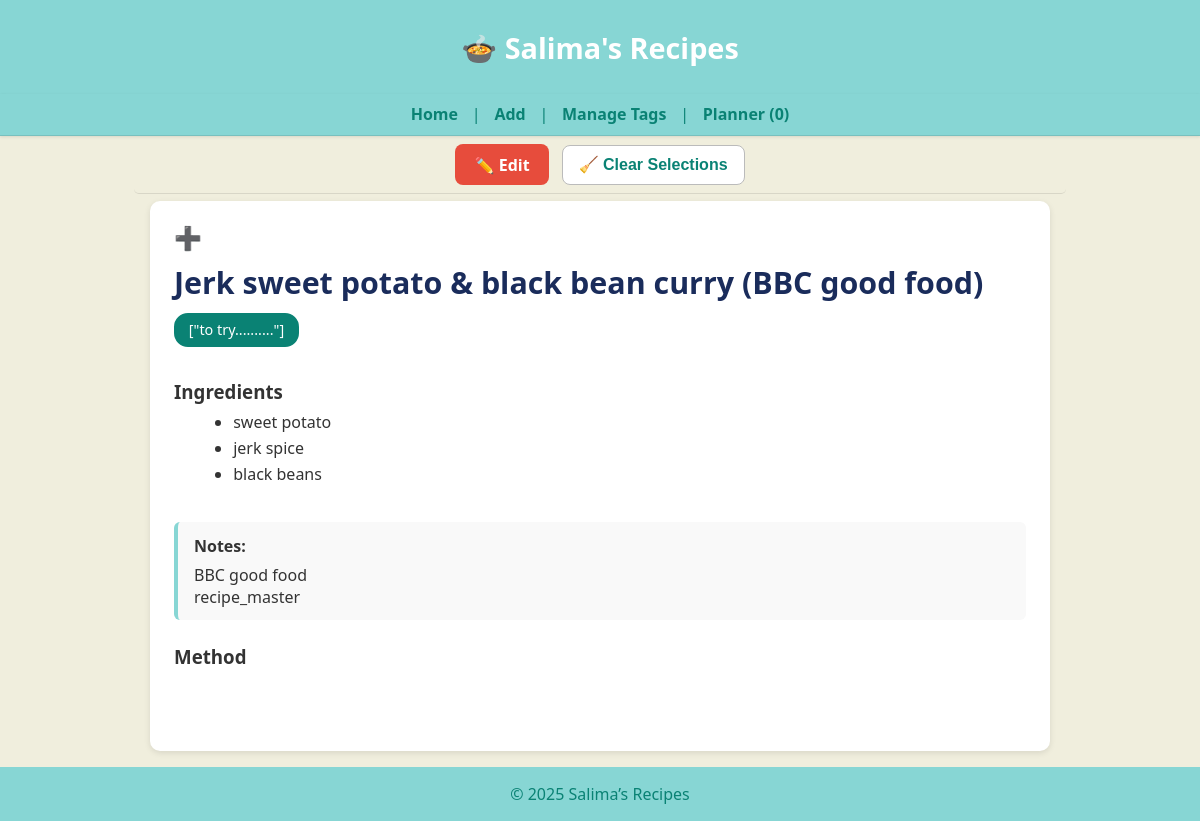
/recipe/272, run on the app's committed database.
### tables this page shows
CREATE TABLE recipes (
    id INTEGER PRIMARY KEY,
    name TEXT,
    ingredients JSON,
    method TEXT,
    tags JSON,
    category TEXT,
    source TEXT,
    linked_recipe TEXT,
    image_url TEXT,
    notes TEXT,
    created_at DATETIME DEFAULT CURRENT_TIMESTAMP,
    updated_at DATETIME DEFAULT CURRENT_TIMESTAMP
);

### app.py (the view)
@app.route("/recipe/<int:recipe_id>")
def recipe_detail(recipe_id):
    row = get_recipe(recipe_id)
    if not row:
        abort(404)
    (
        rid, name, ingredients, method, tags,
        category, source, linked_recipe, image_url, notes,
        created_at, updated_at
    ) = row
    import json
    try:
        if ingredients and ingredients.strip().startswith("["):
            ingredients_parsed = json.loads(ingredients)
            if isinstance(ingredients_parsed, str):
                ingredients_parsed = json.loads(ingredients_parsed)
        else:
            text = (ingredients or "").replace(",", "\n")
            ingredients_parsed = [i.strip() for i in text.splitlines() if i.strip()]
    except Exception:
        text = (ingredients or "").replace(",", "\n").replace("[", "").replace("]", "").replace('"', "")
        ingredients_parsed = [i.strip() for i in text.splitlines() if i.strip()]
    return render_template(
        "recipe_detail.html",
        id=rid,
        name=name,
        ingredients=ingredients_parsed,
        raw_ingredients=ingredients or "",
        method=method or "",
        image_url=image_url or "",
        tags=tags or "",
        linked_recipe=linked_recipe or "",
        notes=notes or ""
    )

### app.py (called while the page is built)
def get_conn():
    return sqlite3.connect(DB_PATH)

def get_recipe(recipe_id: int):
    with get_conn() as conn:
        c = conn.cursor()
        c.execute("""
            SELECT id, name, ingredients, method, tags,
                   category, source, linked_recipe, image_url, notes,
                   created_at, updated_at
            FROM recipes
            WHERE id = ?
        """, (recipe_id,))
        row = c.fetchone()
        return row

### templates/recipe_detail.html (shortened to what this page needs)
{% extends "base.html" %}
{% block content %}
<main class="homepage">
  <div class="recipe-detail" style="max-width:900px; margin:auto; background:#fff; border-radius:10px; padding:1.5rem; box-shadow:0 2px 6px rgba(0,0,0,0.1);">
    <div style="display:flex; align-items:center; gap:0.6rem; margin-bottom:0.6rem; flex-wrap:wrap;">
      <button class="select-dish-btn"
        data-id="{{ id }}"
        data-name="{{ name }}"
        aria-label="Select this recipe">
  <span class="icon"></span>
</button>
      <h2 class="recipe-title" style="margin:0; font-size:1.9rem; color:#1a2c5b; text-align:left;">
        {{ name }}
      </h2>
    </div>
    {% if tags %}
      <div class="recipe-tags" style="margin:0.5rem 0 1rem; display:flex; flex-wrap:wrap; gap:0.4rem;">
        {% for t in tags.split(',') %}
          {% set tag_clean = t.strip() %}
          <a href="{{ url_for('search') }}?tag={{ tag_clean }}"
             class="tag-pill"
             style="
               display:inline-block;
               background: var(--brand-dark);
               color:#fff;
               border-radius:14px;
               padding:0.35rem 0.8rem;
               font-size:0.9rem;
               font-weight:500;
               text-decoration:none;
               transition:background 0.2s ease;">
             {{ tag_clean }}
          </a>
        {% endfor %}
      </div>
    {% endif %}
    <div class="content-row" style="display:flex; flex-wrap:wrap; gap:1.5rem; align-items:flex-start;">
      <div class="ingredients-column" style="flex:1; min-width:260px;">
        <h3>Ingredients</h3>
        <ul class="ingredients-list" style="margin-top:0.4rem;">
          {% for it in ingredients %}
            <li>{{ it }}</li>
          {% endfor %}
        </ul>
      </div>
    </div>
    {% if notes %}
      <div style="margin-top:1.2rem; padding:0.8rem 1rem; background:#f9f9f9;
                  border-left:4px solid #87d6d4; border-radius:6px; text-align:left;">
        <strong>Notes:</strong>
        <div style="margin-top:0.4rem; white-space:pre-line;">{{ notes }}</div>
      </div>
    {% endif %}
    <h3 style="margin-top:1.5rem; text-align:left;">Method</h3>
    <div class="method-text"
         style="white-space:pre-line; line-height:1.6; text-align:left;">
    </div>
  </div>
</main>
{% endblock %}

### static/style.css (style rules this page uses)
:root { --brand: #87d6d4; --brand-dark: #0a8274; --background: #f0eedd; }
body { font-family: "Segoe UI", Helvetica, Arial, sans-serif; background: var(--background); color: #333; margin: 0; padding: 0; }
main { background: var(--background); max-width: 100%; margin: 0; padding: 0; box-shadow: none; border: none; }
a { color: var(--brand-dark); text-decoration: none; transition: color 0.2s ease; }
button { background: var(--brand); color: white; border: none; padding: 0.6rem 1.2rem; font-size: 1rem; border-radius: 4px; cursor: pointer; transition: background 0.2s ease; }
.tag-pill { display: inline-block; padding: 0.4rem 0.8rem; border: 2px solid var(--brand-dark); border-radius: 20px; background: #fff; color: #333; text-align: center; font-size: 0.9rem; cursor: pointer; transition: all 0.2s ease; }
.recipe-tags { margin-top: 0.5rem; display: flex; flex-wrap: wrap; gap: 0.4rem; }
.select-dish-btn { background: transparent; border: none; outline: none; cursor: pointer; width: 1.6rem; height: 1.6rem; display: flex; align-items: center; justify-content: center; }
.select-dish-btn::before { content: "+"; color: #aaa; font-size: 1.6rem; transition: color 0.25s ease, transform 0.2s ease, opacity 0.2s ease; }
main.homepage { max-width: 900px; margin: 0 auto; padding: 0 1rem 1rem; background: var(--background); border: none; box-shadow: none; }
.recipe-detail { max-width: 900px; margin: 1rem auto; padding: 1.5rem 2rem; background: #fff; border-radius: 10px; text-align: left; }
.recipe-detail h3 { margin-top: 1rem; margin-bottom: 0.4rem; }
.recipe-detail .method-text { margin-top: 0; line-height: 1.6; white-space: pre-line; }
.recipe-detail .content-row { display: flex; align-items: flex-start; gap: 0.75rem; }
.recipe-detail .ingredients-column { flex: 0 1 auto; min-width: 260px; max-width: 60%; }
.recipe-detail .ingredients-column ul { list-style-type: disc; margin-left: 1.2rem; line-height: 1.6; }
.select-dish-btn { all: unset; display: inline-flex; align-items: center; justify-content: center; width: 28px; height: 28px; cursor: pointer; vertical-align: middle; margin-right: 0.4rem; background: none !important; border: none !important; box-shadow: none !important; }
.select-dish-btn .icon { font-size: 1.4rem; color: #888; transition: color 0.2s ease; line-height: 1; }
.recipe-detail .select-dish-btn, .recipe-detail .select-dish-btn::before, .recipe-detail .select-dish-btn::after { -webkit-appearance: none !important; appearance: none !important; content: none !important; }

### data on the page
recipes: name "Jerk sweet potato & black bean curry (BBC good food)", tags "[\"to try..........\"]", notes "BBC good food recipe_master"

### other printed values
{{ it }} "sweet potato" "jerk spice" "black beans"
{{ 2025|default(2025) }} "2025"
